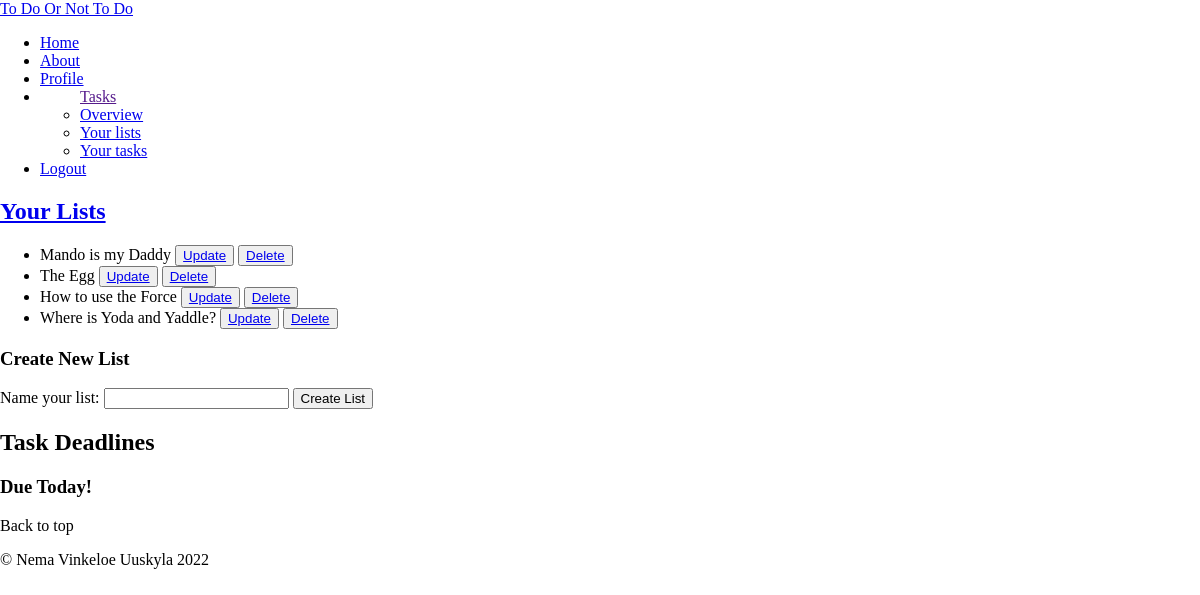
The page /lists.php (signed in) on the database as committed earlier.
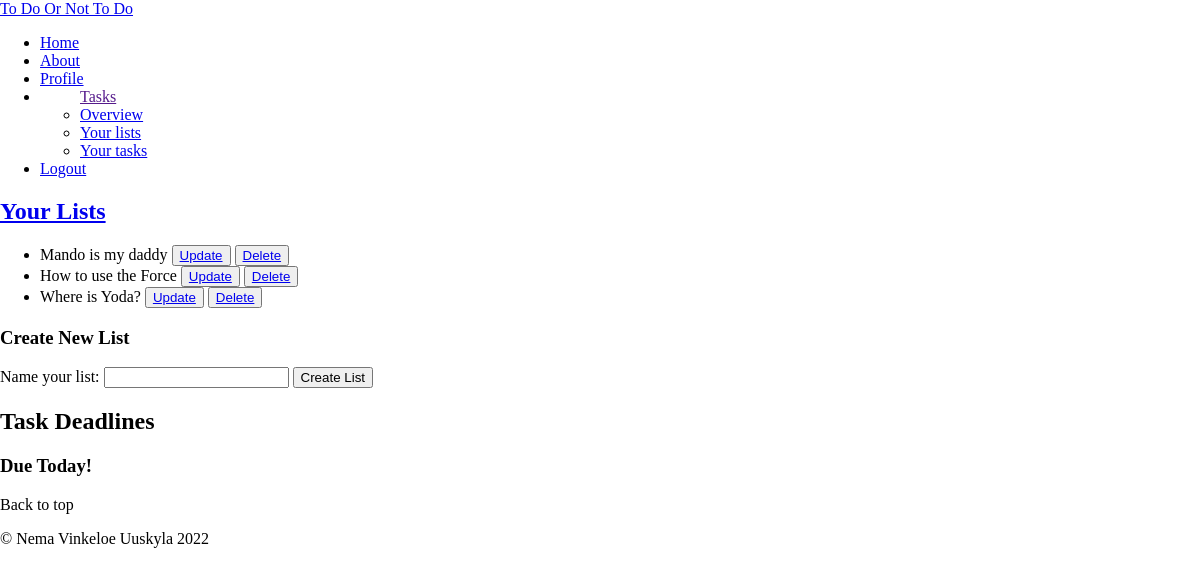
The same page on the database as committed later.
### tables this page shows
CREATE TABLE lists (
	id INTEGER PRIMARY KEY AUTOINCREMENT,
	title VARCHAR,
	user_id VARCHAR,
	FOREIGN KEY (user_id) REFERENCES users(id)
);

### app/config.php (called while the page is built, shortened)
<?php
return [
    'title' => 'To Do Or Not To Do',
    'database_path' => sprintf('sqlite:%s/database/database.db', __DIR__),
];

### app/autoload.php (called while the page is built, shortened)
<?php
require __DIR__ . '/config.php';
require __DIR__ . '/functions.php';
$config = require __DIR__ . '/config.php';

### app/functions.php (called while the page is built, shortened)
<?php
function is_logged_in()
{
    if (isset($_SESSION['user'])) {
        $user = $_SESSION['user'];
        return $user;
    }
}
function get_lists(object $database)
{
    $user_id = $_SESSION['user']['id'];
    $statement = $database->prepare("SELECT * FROM lists WHERE user_id = :id");
    $statement->bindParam(':id', $user_id, PDO::PARAM_INT);
    $statement->execute();
    $lists = $statement->fetchAll(PDO::FETCH_ASSOC);
    return $lists;
}

### lists.php (the view, shortened to what this page needs)
<?php
require __DIR__ . '/app/autoload.php';
require __DIR__ . '/views/header.php';
require __DIR__ . '/views/navigation.php'; ?>
<h2><a href="/lists.php">Your Lists</a></h2>
<ul>
    <?php
    $lists = get_lists($database);
    foreach ($lists as $list) : ?>
        <li>
            <?= $list['title'] ?>
            <button>
                <a href="/single_list.php?id=<?= $list['id']; ?>">Update </a>
            </button>
            <button>
                <a href="/app/lists/delete.php?id=<?= $list['id']; ?>">Delete </a>
            </button>
        </li>
    <?php endforeach ?>
</ul>
<h3>Create New List</h3>
<form action="/app/lists/create.php" method="post">
    <label for="title">Name your list:</label>
    <input name="title" id="title" type="text">
    <button type="submit">Create List</button>
</form>
<h2>Task Deadlines</h2>
<h3>Due Today!</h3>
<?php require __DIR__ . '/views/footer.php';

### views/header.php (shortened to what this page needs)
<!DOCTYPE html>
<html lang="en">
<head>
    <link rel="stylesheet" href="../assets/styles/style.css">
    <link rel="stylesheet" href="../assets/styles/header.css">
    <link rel="stylesheet" href="../assets/styles/navigation.css">
    <link rel="stylesheet" href="../assets/styles/footer.css">
</head>
<body>

### views/navigation.php (shortened to what this page needs)
<header>
    <nav class="navbar navbar-expand-lg navbar-light bg-light">
        <a class="navbar-brand" href="/index.php"><?= $config['title'] ?></a>
        <ul class="navbar-nav">
            <li class="nav-item">
                <a class="nav-link" href="/index.php">Home</a>
            </li>
            <li class="nav-item">
                <a class="nav-link" href="/about.php">About</a>
            </li>
            <?php if (is_logged_in()) : ?>
                <li class="nav-item">
                    <a class="nav-link" href="../profile.php">Profile</a>
                </li>
                <li>
                    <ul><a href="">Tasks</a>
                        <li class="nav-item">
                            <a class="nav-link" href="/overview.php">Overview</a>
                        </li>
                        <li class="nav-item">
                            <a class="nav-link" href="/lists.php">Your lists</a>
                        </li>
                        <li class="nav-item">
                            <a class="nav-link" href="/tasks.php">Your tasks</a>
                        </li>
                    </ul>
                </li>
                <li class="nav-item">
                    <a class="nav-link" href="/app/users/logout.php">Logout</a>
                </li>
            <?php endif ?>
        </ul>
    </nav>
</header>

### views/footer.php (shortened to what this page needs)
<footer>
    <p>Back to top</p>
    <p>© Nema Vinkeloe Uuskyla 2022</p>
</footer>
</body>
</html>

### assets/styles/header.css (style rules this page uses)
* { box-sizing: border-box; }
body { margin: 0; }

Rows that differ between the two databases and show on the page:
removed lists: title "Mando is my Daddy"
removed lists: title "The Egg"
removed lists: title "Where is Yoda and Yaddle?"
added lists: title "Mando is my daddy"
added lists: title "Where is Yoda?"
